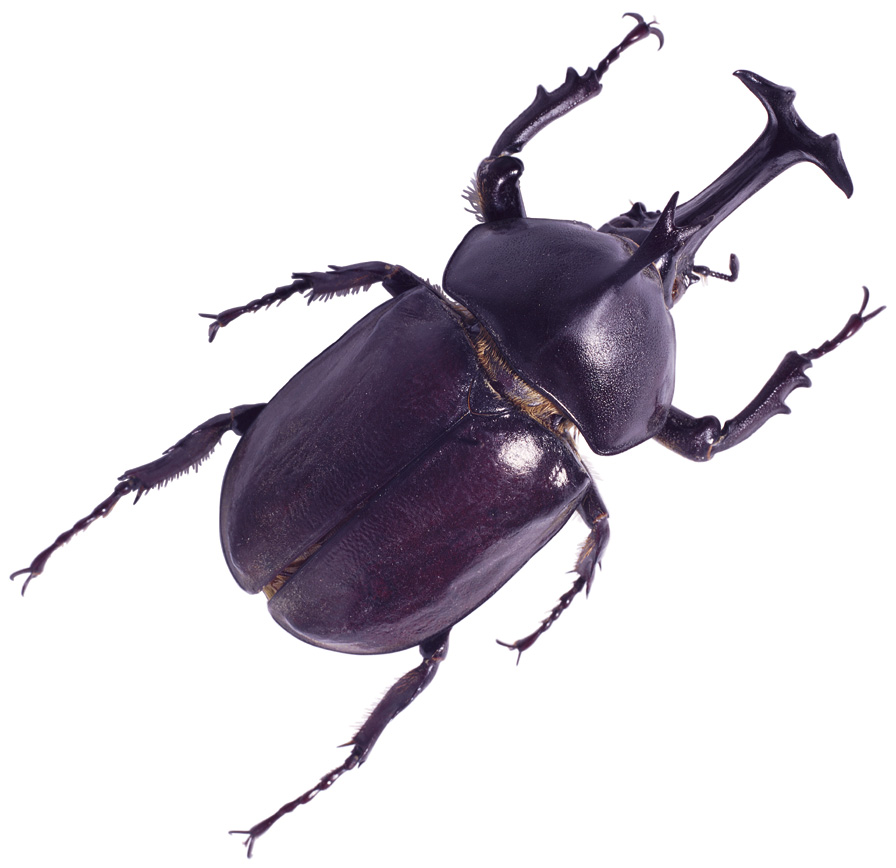
//> input picture DIP_Homework2/Bug.bmp, 896 x 868 px
$ ./Source ../Bug.bmp   (built with g++ and OpenCV 4)
//> lines starting //> are read from the running program, lines starting //| are printed output that depends on the picture
#include <iostream>
#include <opencv\cv.h>
#include <opencv2\opencv.hpp>
#include <cmath>

using namespace cv;
using namespace std;


//twirl effect
void twirl(Mat &img, int K, Mat &map_x, Mat &map_y)
{
	//xc,yc為中心坐標點
	double xc = img.rows / 2;
	double yc = img.cols / 2;
	double pp;
	double r, a;
	double dy, dx;

	for (int i = 0; i < img.rows; i++)
	{
		for (int j = 0; j < img.cols; j++)
		{
			dx = i - xc;
			dy = j - yc;

			r = sqrt(dx*dx + dy*dy);
			//以atan2取代atan 解決角度問題
			a = atan2(dy, dx);
			if(K==0)
			    pp = a;
			else
			    pp = a + r / K;

			map_x.at<float>(i, j) = r*cos(pp) + xc;
			map_y.at<float>(i, j) = r*sin(pp) + yc;
		}
	}
}

//fisheye effect
void fisheyexxx(Mat &img, Mat &map_x, Mat &map_y)
{
	//xc,yc為中心坐標點
	double xc = img.rows /2;
	double yc = img.cols /2;
	double maxr;
	double rp, r, a;
	double  dy, dx;
	maxr = sqrt(xc*xc + yc*yc);

	for (int i = 0; i < img.rows; i++)
	{
		for (int j = 0; j < img.cols; j++)
		{
			dx = i - xc;
			dy = j - yc;

			r = sqrt(dx*dx + dy*dy);
			//以atan2取代atan 解決角度問題
			if (dx == 0)
				a = atan2(dy, 1);
			else
				a = atan2(dy, dx);

			rp = (r*r) / maxr;

			map_x.at<float>(i, j) = rp*cos(a) + xc;
			map_y.at<float>(i, j) = rp*sin(a) + yc;
		}
	}
}

//mapping using bilinear interpolation
void mapping_bilinear(Mat &map_x, Mat &map_y, Mat &img, Mat &out)
{
	int width = img.cols;
	int height = img.rows;

	//Gray-level
	if (img.channels() == 1)
	{
		for (int i = 0; i < height; i++)
		{
			for (int j = 0; j < width; j++)
			{
				float new_x = map_x.at<float>(i, j);
				float new_y = map_y.at<float>(i, j);

				//四捨五入
				new_x += 0.5;
				new_y += 0.5;

				//邊界偵測
				if (new_x<0)         new_x = 0;
				if (new_x > height - 1)  new_x = height - 2;
				if (new_y<0)         new_y = 0;
				if (new_y > width - 1) new_y = width - 2;

				//取整數
				int x1 = (int)(new_x);
				int y1 = (int)(new_y);

				float u, t;
				t = new_x - x1;
				u = new_y - y1;

				out.at<uchar>(i, j) = (1 - u)*(1 - t)*img.at<uchar>(x1, y1) +
					(u)*(1 - t)*img.at<uchar>(x1, y1 + 1) +
					(1 - u)*(t)*img.at<uchar>(x1 + 1, y1) +
					(u)*(t)*img.at<uchar>(x1 + 1, y1 + 1);
			}
		}

	}
	//for rgb
	else
	{
		for (int j = 0; j < img.cols; j++)
		{
			for (int i = 0; i < img.rows; i++)
			{
				float new_x = map_x.at<float>(i, j);
				float new_y = map_y.at<float>(i, j);

				//四捨五入
				new_x += 0.5;
				new_y += 0.5;

				//邊界偵測
				if (new_x<0)         new_x = 0;
				if (new_x > height - 1)  new_x = height - 2;
				if (new_y<0)         new_y = 0;
				if (new_y > width - 1) new_y = width - 2;

				//取整數
				int x1 = (int)(new_x);
				int y1 = (int)(new_y);

				float u, t;
				t = new_x - x1;
				u = new_y - y1;

				for (int k = 0; k<3; k++)
				{
					out.at<Vec3b>(i, j)[k] = (1 - u)*(1 - t)*img.at<Vec3b>(x1, y1)[k] +
						(u)*(1 - t)*img.at<Vec3b>(x1, y1 + 1)[k] +
						(1 - u)*(t)*img.at<Vec3b>(x1 + 1, y1)[k] +
						(u)*(t)*img.at<Vec3b>(x1 + 1, y1 + 1)[k];
				}
			}
		}
	}
}

int main(int argc, char** argv)
{
	Mat img, dst,dst2;
	Mat map_x, map_y;
	Mat map_x2, map_y2;
	int k;
	img = imread(argv[1], -1);
//> img is the input picture: 868 rows x 896 cols, CV_8UC3; mean B, G, R 216.4, 210.9, 214.5
	printf("Input twirl amount k : ");
	scanf_s("%d", &k);
//> the answer given: 3


	if (img.empty())
	{
		cout << "Could not open or find the image" << endl;
		return -1;
	}

	//dst, dst2 儲存變更後的照片
	dst.create(img.size(), img.type());
	dst2.create(img.size(), img.type());
	//map_x, map_y 記錄變換後的坐標點
	map_x.create(img.size(), CV_32FC1);
	map_y.create(img.size(), CV_32FC1);

	fisheyexxx(img,map_x,map_y);
//> the loop in fisheyexxx, `for (int i = 0; i < img.rows; i++)` made 868 passes
//> (r, a, rp) on passes 1 to 3: (623, 2.34, 622.3), (622.3, 2.34, 620.9), (621.6, 2.34, 619.5)
//> after the loop in fisheyexxx, `for (int i = 0; i < img.rows; i++)`:
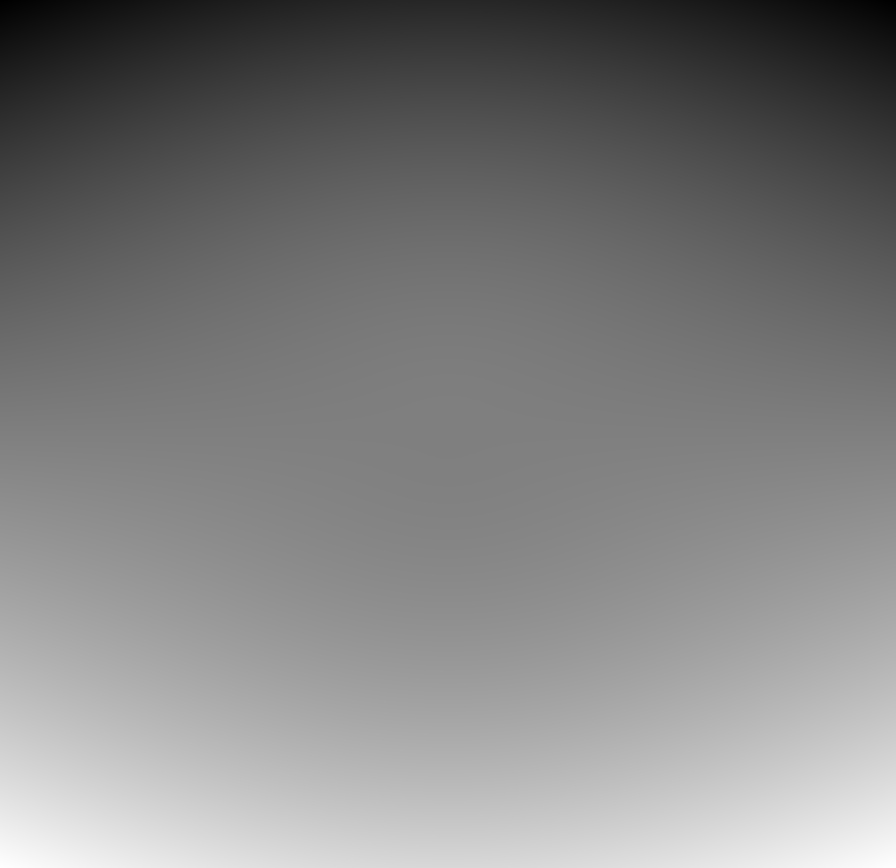
//> map_x: 868 rows x 896 cols, CV_32FC1; min 0, max 866.5, mean 433.6; drawn with min black and max white
//> after the loop in fisheyexxx, `for (int i = 0; i < img.rows; i++)`:
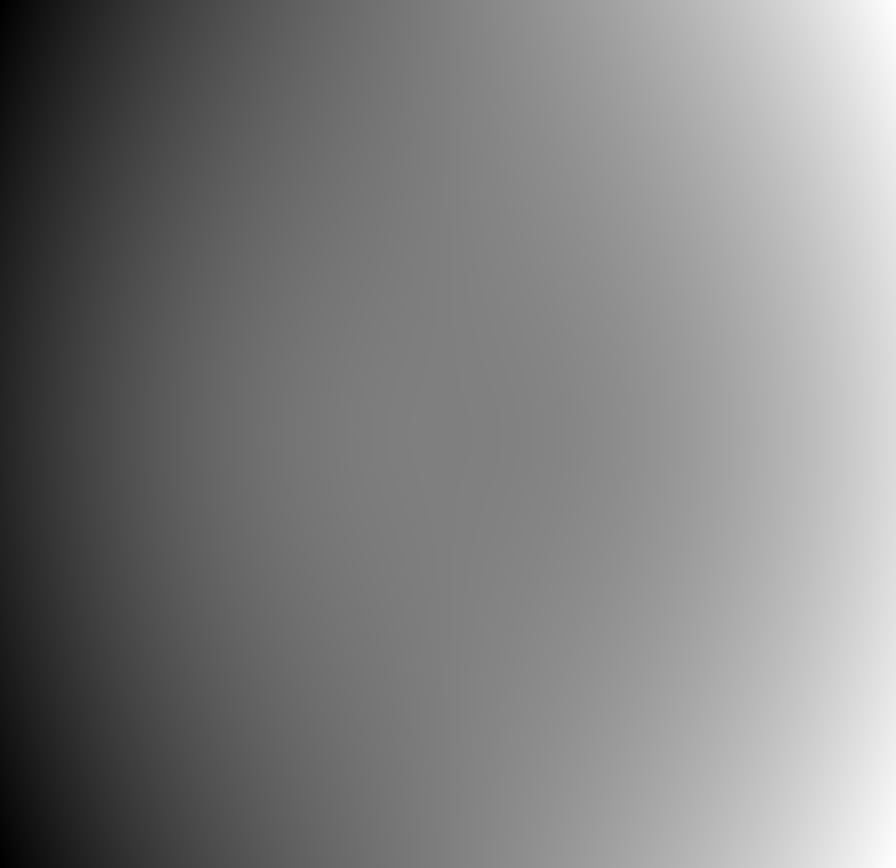
//> map_y: 868 rows x 896 cols, CV_32FC1; min 0, max 894.5, mean 447.6; drawn with min black and max white
//> after the loop in fisheyexxx, `for (int i = 0; i < img.rows; i++)`: dx = 433; dy = 447; r = 622.3; a = 0.801; rp = 620.9
	mapping_bilinear(map_x, map_y, img, dst);
//> after the loop in mapping_bilinear, `for (int j = 0; j < img.cols; j++)`:
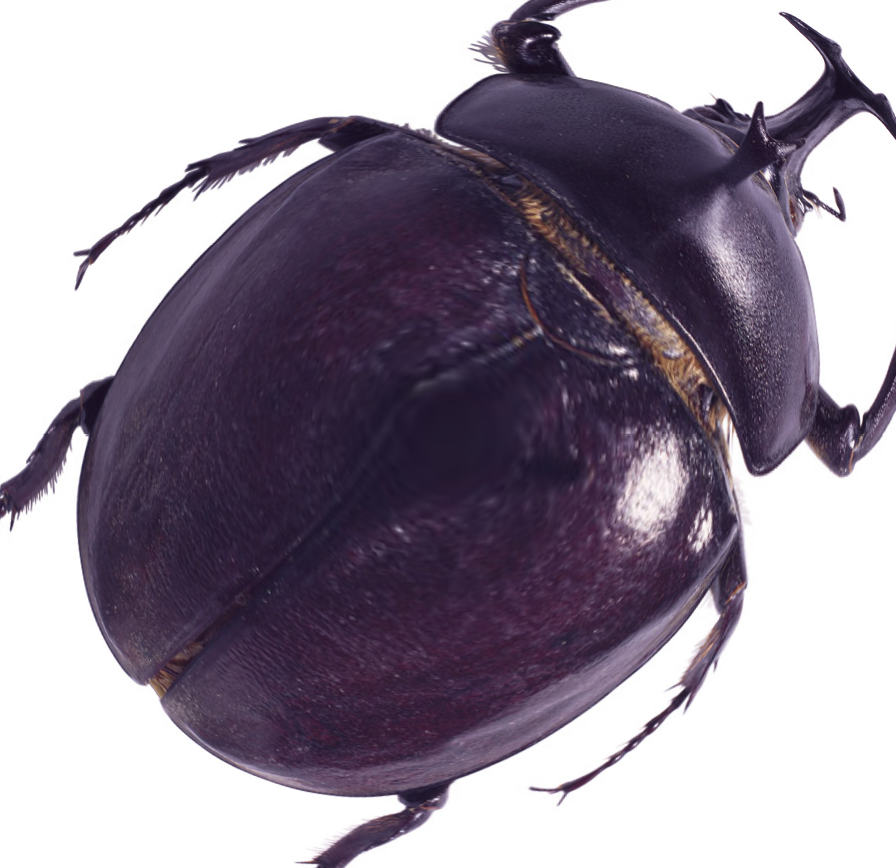
//> out: 868 rows x 896 cols, CV_8UC3; mean B, G, R 155.7, 142.4, 151.1
	imwrite("fisheye_out.bmp", dst);

	twirl(img, k, map_x, map_y);
//> the loop in twirl, `for (int i = 0; i < img.rows; i++)` made 868 passes
//> (r, a, pp) on passes 1 to 3: (623, 2.34, 210), (622.3, 2.34, 209.8), (621.6, 2.34, 209.6)
//> after the loop in twirl, `for (int i = 0; i < img.rows; i++)`:
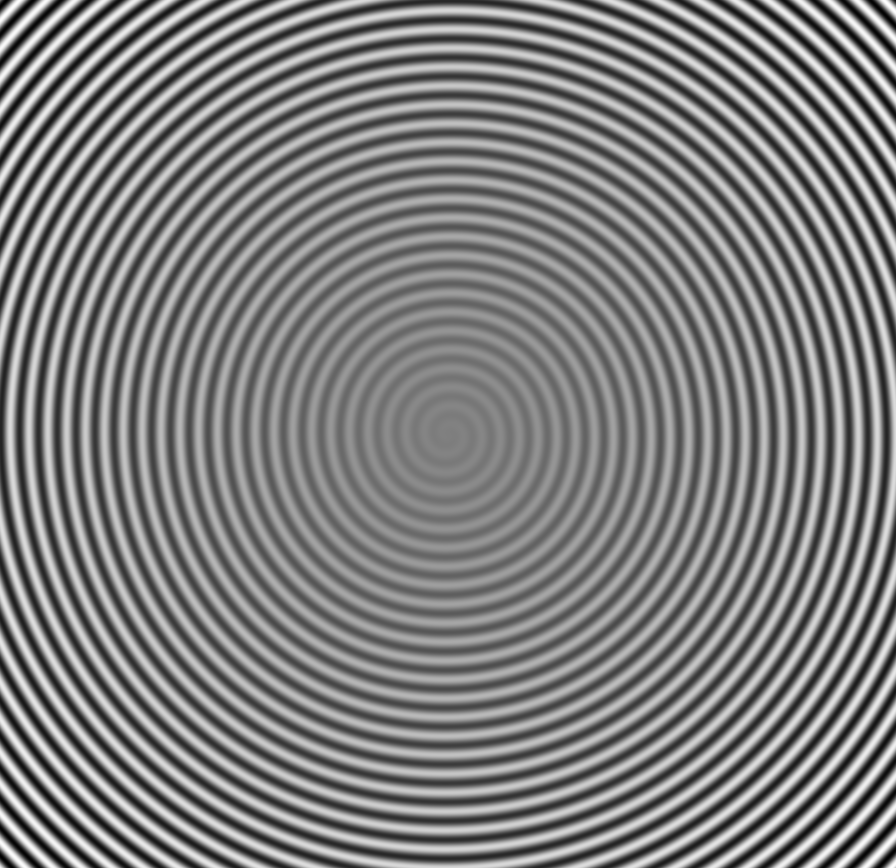
//> map_x: 868 rows x 896 cols, CV_32FC1; min -185.6, max 1053.4, mean 433.9; drawn with min black and max white
//> after the loop in twirl, `for (int i = 0; i < img.rows; i++)`:
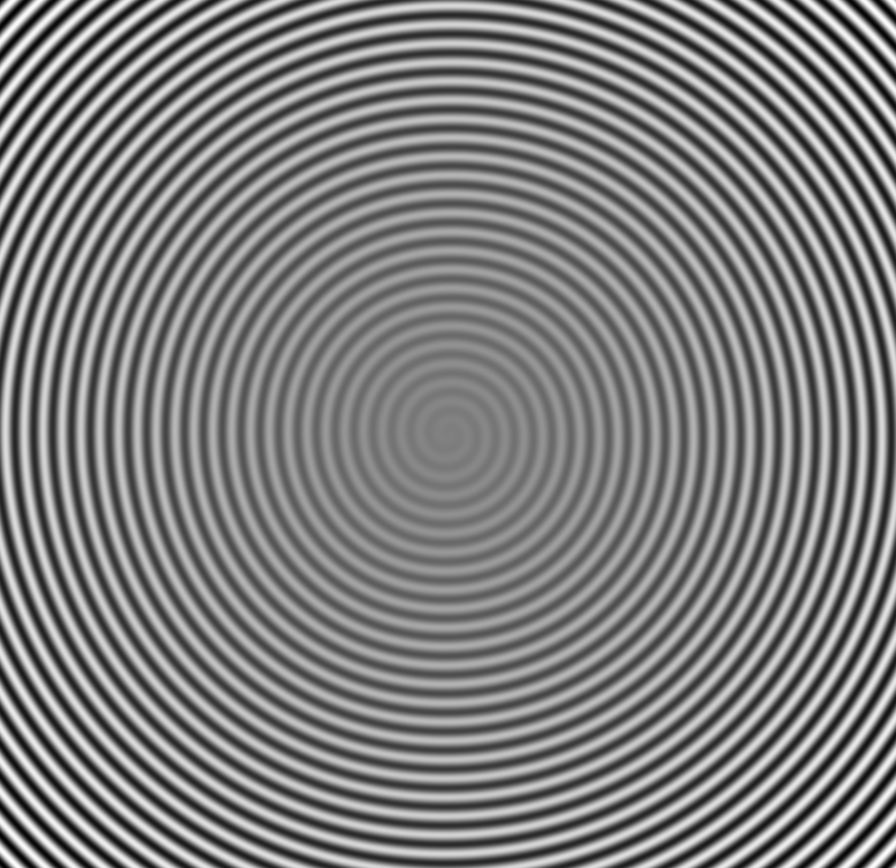
//> map_y: 868 rows x 896 cols, CV_32FC1; min -170.7, max 1066.4, mean 447.9; drawn with min black and max white
//> after the loop in twirl, `for (int i = 0; i < img.rows; i++)`: dx = 433; dy = 447; r = 622.3; a = 0.801; pp = 208.2
	mapping_bilinear(map_x, map_y, img, dst2);
//> after the loop in mapping_bilinear (call 2), `for (int j = 0; j < img.cols; j++)`:
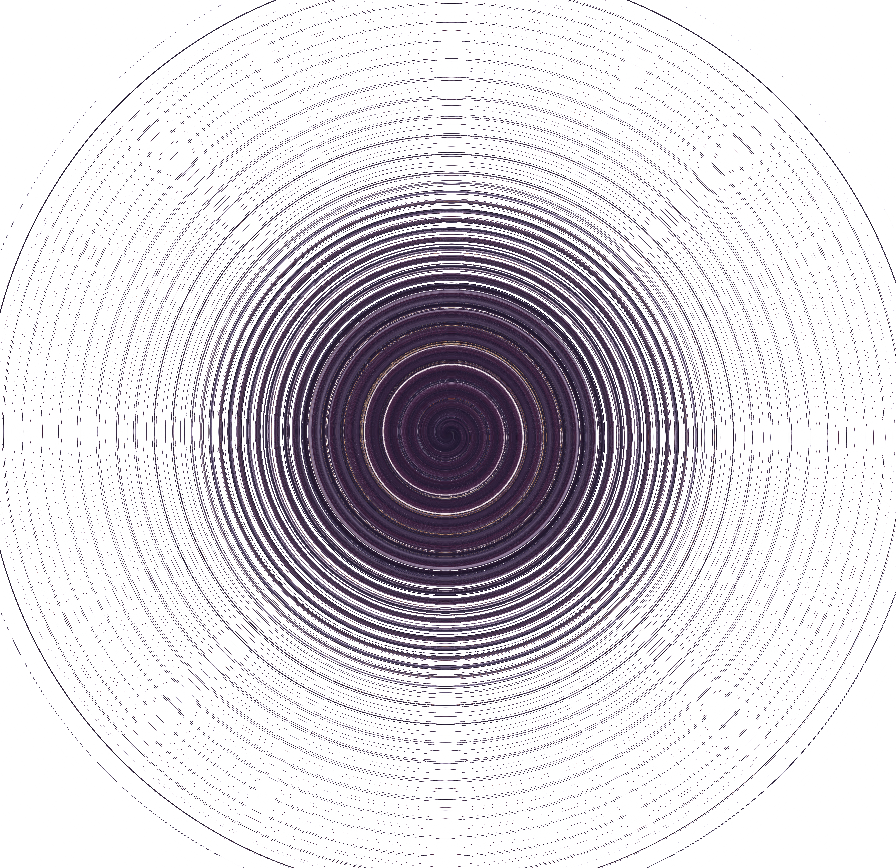
//> out: 868 rows x 896 cols, CV_8UC3; mean B, G, R 216.6, 211.2, 214.8
	imwrite("twirl_out.bmp", dst2);

	namedWindow("orignal", CV_WINDOW_AUTOSIZE);
	imshow("orignal", img);
	namedWindow("twirl", CV_WINDOW_AUTOSIZE);
	imshow("twirl", dst2);
	namedWindow("fisheye", CV_WINDOW_AUTOSIZE);
	imshow("fisheye", dst);

	waitKey(0);
	return 0;
}

$ run again, on DIP_Homework2/Jennyfisheyeout.bmp
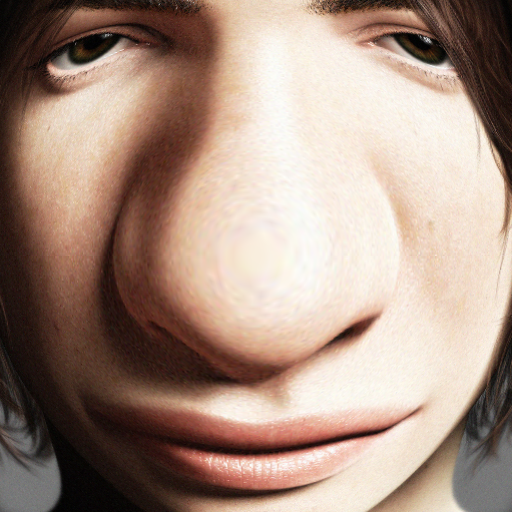
//> input picture DIP_Homework2/Jennyfisheyeout.bmp, 512 x 512 px
//> img is the input picture: 512 rows x 512 cols, CV_8UC3; mean B, G, R 129.7, 143.5, 167.4
//> the loop in fisheyexxx, `for (int i = 0; i < img.rows; i++)` made 512 passes
//> (r, a, rp) on passes 1 to 3: (361.3, 2.36, 360.6), (360.6, 2.36, 359.2), (359.9, 2.35, 357.8)
//> after the loop in fisheyexxx, `for (int i = 0; i < img.rows; i++)`: dx = 255; r = 360.6; a = 0.785; rp = 359.2
//> the loop in twirl, `for (int i = 0; i < img.rows; i++)` made 512 passes
//> (r, a, pp) on passes 1 to 3: (361.3, 2.36, 122.8), (360.6, 2.36, 122.6), (359.9, 2.35, 122.3)
//> after the loop in twirl, `for (int i = 0; i < img.rows; i++)`:
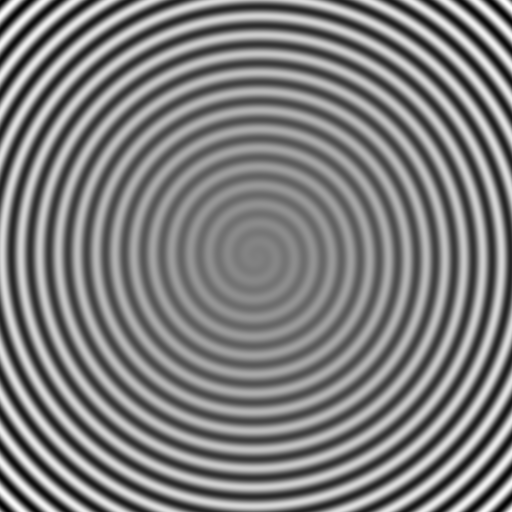
//> map_y: 512 rows x 512 cols, CV_32FC1; min -104.3, max 616.3, mean 256.1; drawn with min black and max white
//> after the loop in twirl, `for (int i = 0; i < img.rows; i++)`: dx = 255; r = 360.6; a = 0.785; pp = 121
//> after the loop in mapping_bilinear (call 2), `for (int j = 0; j < img.cols; j++)`:
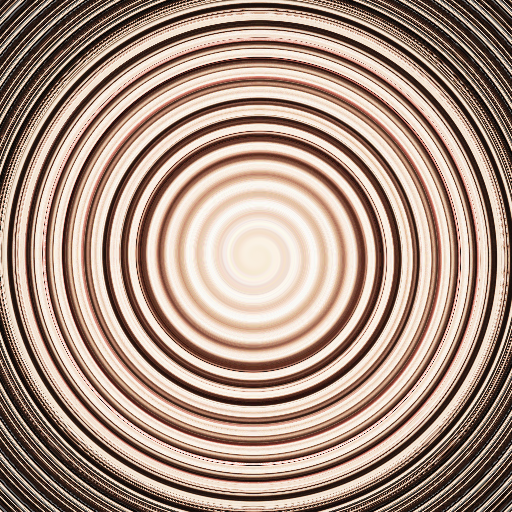
//> out: 512 rows x 512 cols, CV_8UC3; mean B, G, R 132.9, 147.3, 171.7
